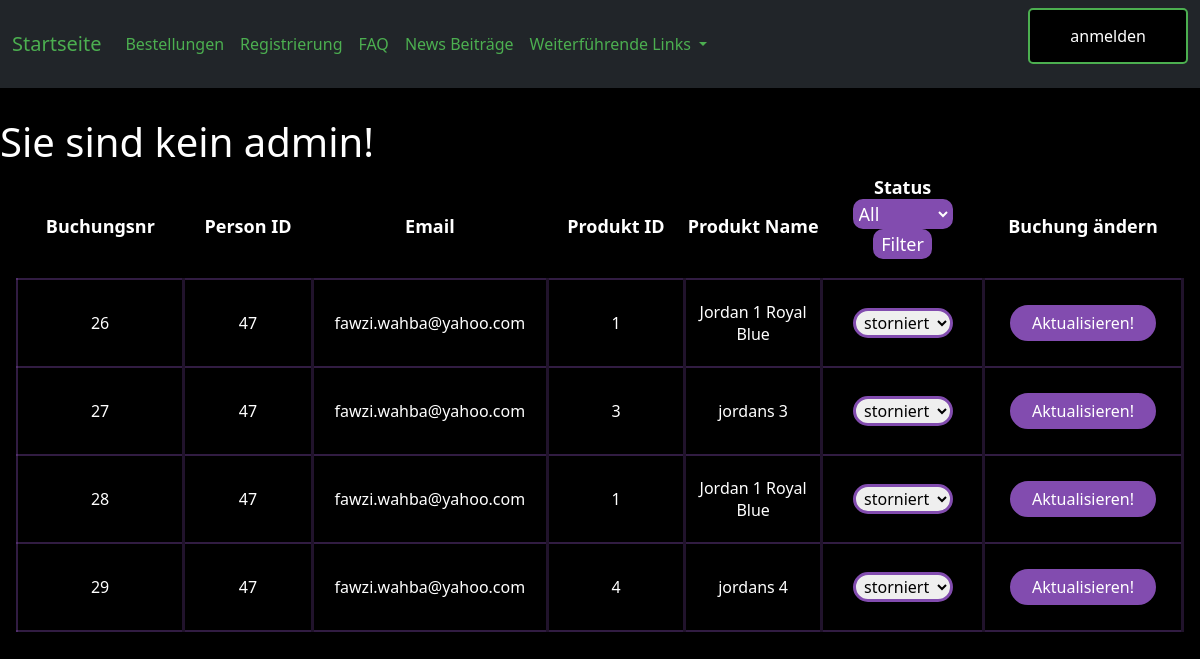
Page /admin/show_all_sales.php on the earlier database version.
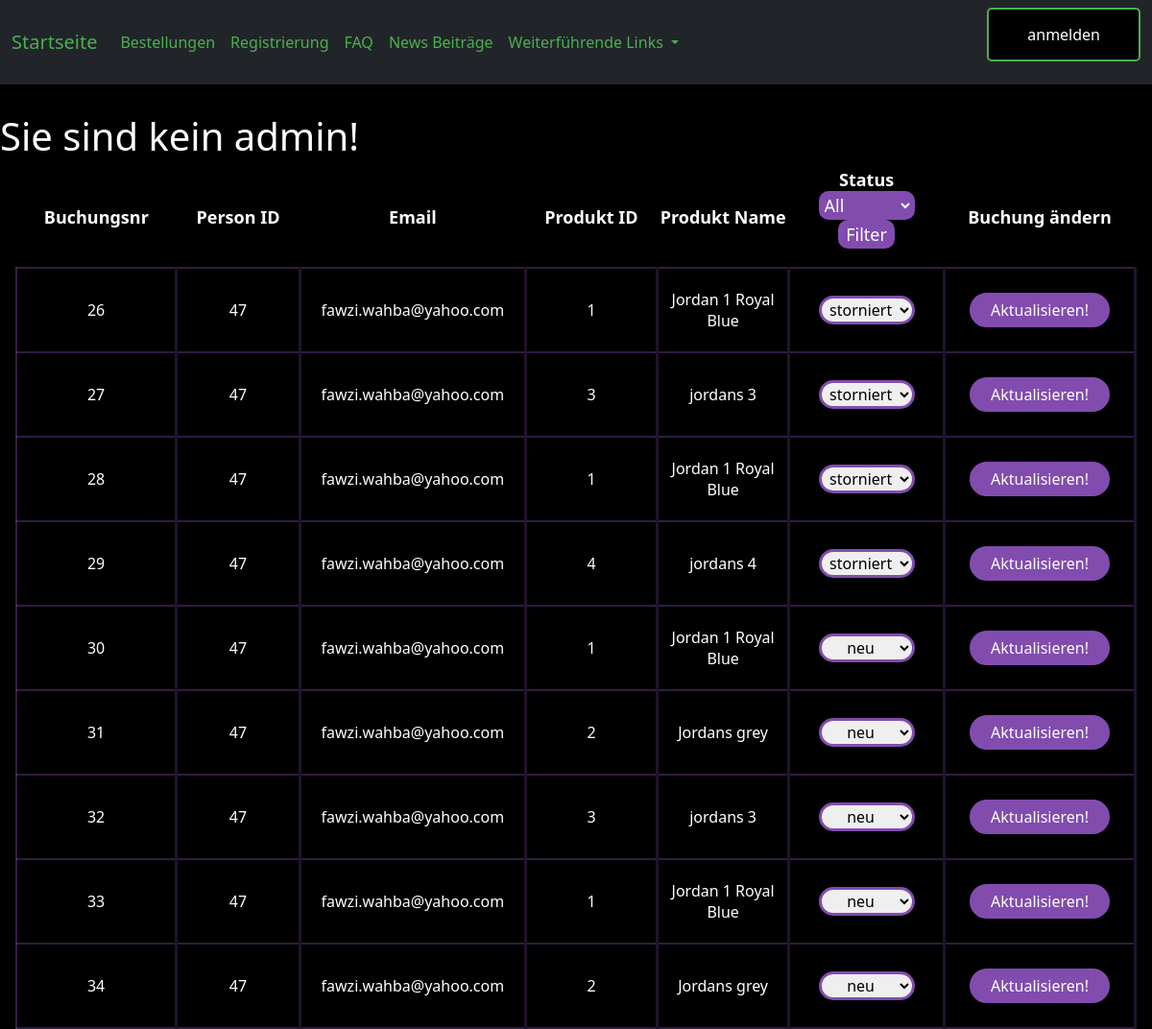
Same page on the later database version.
### tables this page shows
CREATE TABLE `verkaufte_produkte` (
  `id` int(11) NOT NULL,
  `usermail` varchar(255) NOT NULL,
  `fk_person_id` int(11) NOT NULL,
  `fk_produkt_id` int(11) NOT NULL,
  `produkt_name` varchar(255) NOT NULL,
  `timestamp` timestamp NOT NULL DEFAULT current_timestamp() ON UPDATE current_timestamp(),
  `status` varchar(255) NOT NULL DEFAULT 'neu',
  `produkt_preis` int(11) NOT NULL
);

### admin/show_all_sales.php (the view, shortened to what this page needs)
<html>
<head>
    <link rel="stylesheet" href="../0design/my_design.css">
    <?php
    include "admin.php";
    ?>
</head>
<body>
<table class="mx-3">
    <tr>
        <th class="th">Buchungsnr</th>
        <th class="th">Person ID</th>
        <th class="th">Email</th>
        <th class="th">Produkt ID</th>
        <th class="th">Produkt Name</th>
        <th class="th">Status
            <form method="post" action="">
                <select name="status_filter" class="dropdown_filter" id="status_filter">
                    <option value="" <?php if(!isset($_POST['status_filter'])) echo 'selected';?>>All</option>
                </select>
                <input type="submit" class="dropdown_submit" value="Filter">
            </form>
        </th>
        <th class="th">Buchung ändern</th>
    </tr>
    <?php
    include_once "../0include/dbaccess.php";
    $sql = "SELECT * FROM verkaufte_produkte";
    $result = mysqli_query($db_obj, $sql);
    if (mysqli_num_rows($result) > 0) {
        while($row = mysqli_fetch_assoc($result)) {
            echo "<tr class='my_tr'>";
            echo "<form method='post' class='my-0 py-0 mx-0 px-0 my_form'>";
            echo "<td class='text-center right_border'>";
            echo"<div class='text-center '>";
            echo  $row["id"] ;
            echo "</div>";
            echo "</td>";
            echo "<td class='text-center right_border'>" . $row["fk_person_id"] . "</td>";
            echo "<td class='text-center right_border'>" . $row["usermail"] . "</td>";
            echo "<td class='text-center right_border'>" . $row["fk_produkt_id"] . "</td>";
            echo "<td class='text-center right_border'>" . $row["produkt_name"] . "</td>";
            echo "<td class='text-center right_border'>";
            echo "<select name='status' id='status' class='input my-4'>";
            echo "<option value='neu' " . ($row["status"] == "neu" ? "selected" : "") . ">neu</option>";
            echo "<option value='storniert' " . ($row["status"] == "storniert" ? "selected" : "") . ">storniert</option>";
            echo "</select>";
            echo "</td>";
            echo "<td class='text-center right_border'>";
            echo "<button type='button' class='button_2 my-4' onclick='change_res_data(this)'>Aktualisieren!</button>";
            echo "</td>";
            echo "</form>";
            echo "</tr>";
        }
    }else {
        echo "</table>";
        echo "<div class='warnung py-3 my-3'>";
        echo "Keine Buchungen gefunden!";
        echo "</div>";
    }
    ?>
</table>
</body>
</html>

### admin/admin.php (shortened to what this page needs)
<!DOCTYPE html>
<html lang="en">
<head>
    <link href="https://cdn.jsdelivr.net/npm/bootstrap@5.2.2/dist/css/bootstrap.min.css"
          rel="stylesheet"
>
    <link rel="stylesheet" href="../0design/login.css">
    <?php include '../0include/navbar.php'; ?>
</head>
<?php if (isset($_SESSION["admin"] ) && $_SESSION["admin"]) : ?>
<body>
<div class="container ">
    <a class="nav-link dropdown-toggle button aussuch_btn" role="button" data-bs-toggle="dropdown" aria-expanded="false">
        <?php if(basename($_SERVER['PHP_SELF']) == 'admin.php')  : ?>
            Auswahl:
        <?php elseif(basename($_SERVER['PHP_SELF']) == 'show_all_user.php'): ?>
            Alle Benutzer:
        <?php elseif(basename($_SERVER['PHP_SELF']) == 'show_all_sales.php'): ?>
            Alle Sales:
        <?php elseif(basename($_SERVER['PHP_SELF']) == 'show_user_sales.php'): ?>
            <?php
                if (!isset($_POST["username"])){
                    $benutzer = $_SESSION["person_name"];
                    echo "Benutzer ' " . $benutzer ." ' reservierungen:";
                }else{
                $benutzer = $_POST["username"];
                echo "Benutzer ' " . $benutzer ." ' reservierungen:";
                }
            ?>
        <?php endif; ?>
    </a>
    <div class="text-left">
        <ul class="dropdown-menu ">
            <li><a class="dropdown-item" href="./show_all_user.php">Benutzer anzeigen</a></li>
            <li ><a class="dropdown-item" href="./show_all_sales.php">Sales anzeigen</a></li>
        </ul>
    </div>
</div>
</body>
<?php else: ?>
<body>
<h1> Sie sind kein admin!</h1>
</body>
<?php endif; ?>
</html>

### 0include/navbar.php (shortened to what this page needs)
<link rel="stylesheet" href="../0design/my_design.css">
<nav class="navbar navbar-expand-lg bg-dark">
    <div class="container-fluid " >
        <a class="navbar-brand"  href="../index/main.php">Startseite</a>
        <div class="collapse navbar-collapse" id="navbarNavDropdown" >
            <ul class="navbar-nav">
                <li class="nav-item" >
                    <a class="nav-link active" aria-current="page"  href="../zimmer_reservieren/bestellungen_main.php">Bestellungen</a>
                </li>
                <li class="nav-item" >
                    <a class="nav-link active" aria-current="page"  href="../2_übung/new_reg.php">Registrierung</a>
                </li>
                <li class="nav-item">
                    <a class="nav-link"  href="../0fusszeile/02faq.php">FAQ</a>
                </li>
                <li class="nav-item">
                    <a class="nav-link"  href="../file_upload/news_beiträge.php">News Beiträge</a>
                </li>
                <li class="nav-item dropdown">
                    <a class="nav-link dropdown-toggle" role="button" data-bs-toggle="dropdown" aria-expanded="false">
                        Weiterführende Links
                    </a>
                </li>
            </ul>
        </div>
        <?php if (!isset($_SESSION["username"] )) : ?>
                <form action='../login/login.php' >
              <button class='navbar_login'>anmelden</button>
                  </form>
        <?php else: ?>
                <form action='../login/logout.php' >
                <button class='navbar_login'>abmelden</button>
                </form>
        <?php endif; ?>
    </div>
</nav>

### 0design/my_design.css (style rules this page uses)
body { background-color: black; color: white; }
.button_2 { background-color: #824caf; color: white; border: 2px solid #824caf; padding: 14px 40px; border-radius: 5px; transition-duration: 0.25s; }
a:link { color: #2ecc71; }
.input { display: grid; grid-auto-rows: auto; grid-template-columns: 50%; margin-top: 30px; margin-left: 50%; transform: translate(-50%,-50%); text-align: center ; border: 3px #824caf solid ; padding: 14px 10px; width: 200px; outline: none; border-radius: 25px; transition-duration: 0.4s; }
.navbar_login { background-color: black; color: white; border: 2px solid #4CAF50; padding: 14px 40px; border-radius: 5px; transition-duration: 0.25s; }

### 0design/login.css (style rules this page uses)
body { background-color: black; color: white; }

### 0include/navbar.php (style rules this page uses)
.navbar-nav .nav-item .nav-link { color: #4CAF50; }
.container-fluid .navbar-brand { color: #4CAF50; }
.navbar { margin-bottom: 30px; }

### admin/show_all_sales.php (style rules this page uses)
.my_tr { background-color: ; border: 2px solid #824caf60; }
.th { width: 400px; margin-left: 50px; margin-right: 50px; font-size: large; text-align: center; }
.button_2 { margin: 0; margin-bottom: 50px; padding: 5px; padding-left: 20px; padding-right: 20px; border-radius: 50px; }
.right_border { border-right: #824caf40 solid; }
.input { margin-top: 0; margin-bottom: 50px; display: inline-block; padding: 0; width: 100px; margin-left: 0; transform: none; border-color: #824caf; }
.dropdown_filter { outline: none; color: white; border: 2px #824caf solid; background-color: #824caf; border-radius: 10px; }
.dropdown_submit { color: white; border: 2px #824caf solid; background-color: #824caf; border-radius: 10px; }

Differences in the rows shown:
added verkaufte_produkte: id "30", fk_person "47", usermail "fawzi.wahba@yahoo.com", fk_produkt "1", produkt_name "Jordan 1 Royal Blue", status "neu"
added verkaufte_produkte: id "31", fk_person "47", usermail "fawzi.wahba@yahoo.com", fk_produkt "2", produkt_name "Jordans grey", status "neu"
added verkaufte_produkte: id "32", fk_person "47", usermail "fawzi.wahba@yahoo.com", fk_produkt "3", produkt_name "jordans 3", status "neu"
added verkaufte_produkte: id "33", fk_person "47", usermail "fawzi.wahba@yahoo.com", fk_produkt "1", produkt_name "Jordan 1 Royal Blue", status "neu"
added verkaufte_produkte: id "34", fk_person "47", usermail "fawzi.wahba@yahoo.com", fk_produkt "2", produkt_name "Jordans grey", status "neu"
